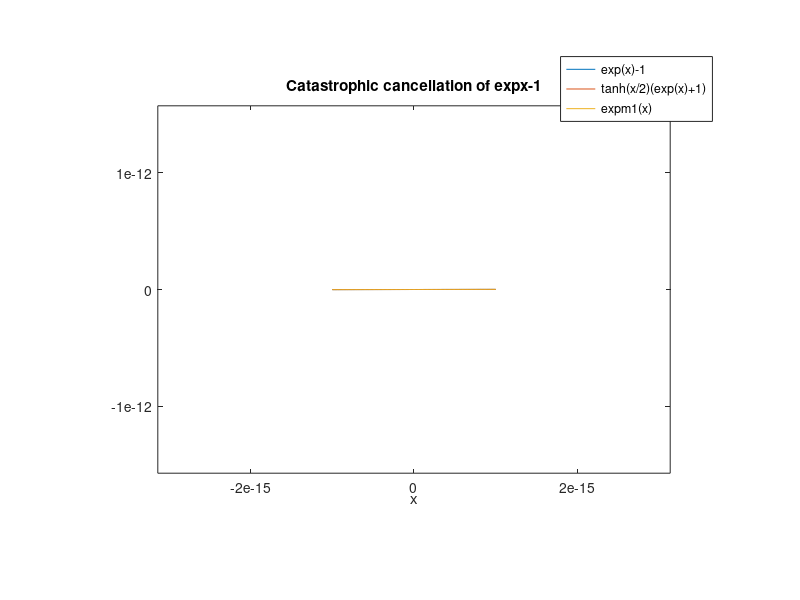
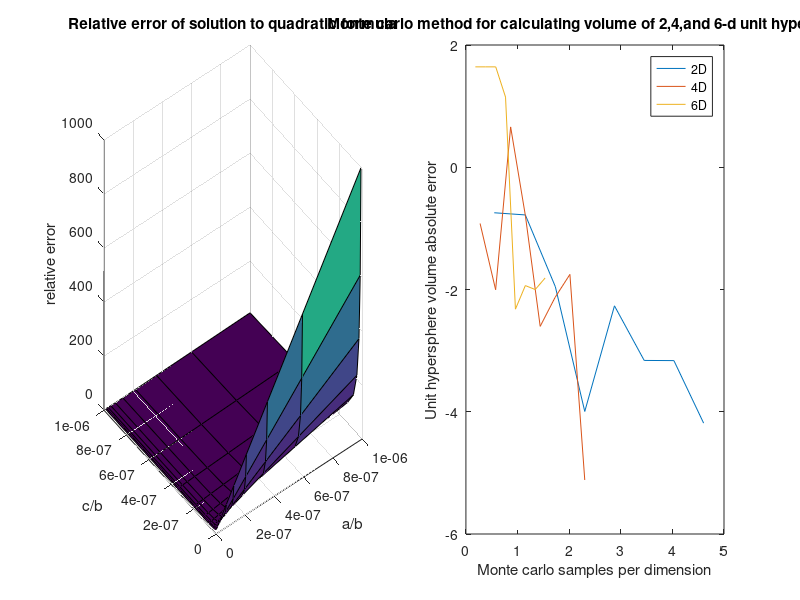

MATLAB code for these plots, in order:
%%  02/07, Victor Sellemi
%% catastrophic cancellation in function evaluations
%(1)(i): f(x) = 1 - cosx
x = [-4e-08:0.01e-08:4e-08]; %set the domain of the plot
y = 1 - cos(x); %evaluate 1-cosx at the domain
z = 2*(sin(x/2)).^2; %evaluate 2sin^2(x/2) at the domain
plot(x,y); hold on; %plot 1-cosx and keep the plot open
plot(x,z); %plot 2sin^2(x/2) on the same plot
legend('1-cos(x)', '2sin(x/2)^2','Location', 'NorthEast'); %add a legend
title('Catastrophic cancellation of 1-cosx'); xlabel('x'); %add titles
hold off;clear all;

%%  f(x) = 1 - expx 
x = [-1e-15:1e-17:1e-15]; %set the domain of the function
y = exp(x) - 1; %expx - 1
w = tanh(x/2).*(exp(x) + 1); %rewritten to avoid catastrophic cancellation
z = expm1(x); %z = exmp1(x), which is equivalent to above function w(x)
plot(x,y); hold on %plot of all three functions evaluated on domain
plot(x,w); hold on
plot(x,z);
axis([-1e-15 1e-15 -1.5e-15 1.5e-15]); %define axis bounds and labels
legend('exp(x)-1', 'tanh(x/2)(exp(x)+1)', 'expm1(x)', 'Location', 'NorthEast');
title('Catastrophic cancellation of expx-1'); xlabel('x') %add titles 
hold off; clear all;

%%  quadratic formula
a = 1; c = 0.5; %fix a and c values
b = round(10.^(6:0.25:8)); %set range of b values
x1 = (-b + sqrt(b.^2 - 4*a*c))/(2*a); %x1 solution based on quadratic form
x2 = (2*c)./(-b-sqrt(b.^2-4*a*c)); %avoid catastrophic cancellation
x = a*c*(b.^(-2)); %set x = ac/b^2
y = abs((x2 - x1)./(x2)); %relative error

%build figure with two plots
%Figure 1 (3-D): X~a/b, Y~b/c, Z = relative error
%Figure 2 (2-D): x = ac/b^2, y = relative error
X = logspace(-8,-6,10); Y = logspace(-8,-6,10); [X,Y] = meshgrid(X,Y);
X2 = (-2*Y)./(1+sqrt(1-(4*X.*Y)));
X1 = (-1./X)*0.5*(1-sqrt(1-(4*X.*Y)));
Z = abs((X1-X2)./X2);
figure %generate figure for the two plots
subplot(1,2,1); %add first plot
S = surf(X,Y,Z); xlabel('a/b'); ylabel('c/b'); zlabel('relative error');
title('Relative error of solution to quadratic formula');
subplot(1,2,2); %add second plot
plot(log(x),y); xlabel('ac/b^2'); ylabel('relative error');
title('Catastrophic cancellation in quadratic formula');
clear all; 

%% instability of iterative schemes to calculate powers of phi
close all;
phi = ((5^0.5) - 1)/2; %initial value of phi
i = 1:80; %vector of integers
phi_i(i) = phi.^i; %generate vector of powers of phi by multiplication
phi_j = []; %initialize powers of phi vector for iterative method
phi_j(1) = ((5^0.5) - 1)/2; %initialize first term phi^1
phi_j(2) = phi_j(1)^2; %initialize second term phi^2
for j = 2:79; %iterate for powers of phi from 3-80
    phi_j(j+1) = phi_j(j-1) - phi_j(j); %iteration scheme using previous powers of phi
end
plot(i,log(phi_i)); hold on %plot results using multiplication
plot(i,log(phi_j)); %plot results using iterative scheme
legend('multiplication', 'linear recursion'); %add legend
title('Instability of iterative methods for powers of phi'); %add title
xlabel('n'); ylabel('log phi^n'); % add axis labels
hold off;clear all;

%%  scaling of absolute error
%(i)forward and centered difference formulae for df/dx|x=0 with f(x)=exp(x)
gf_h = @(x) abs(((exp(x)-1)./x) - 1); %forward difference error function
gc_h = @(y) abs(((exp(y)-exp(-y))./(2.*y)) - 1); %centered difference error function
h = 1 * 10.^-(fliplr(0:0.5:10)); %vector of h values
error_fd = gf_h(h); %forward difference error evaluated on h
error_cd = gc_h(h); %centered difference error evaluated on h
plot(log(h),log(error_fd)); hold on %plot error on log-log plot
plot(log(h),log(error_cd));
%plot labels
legend('forward', 'centered');
xlabel('log of h'); ylabel('log of abs error d/dx|x=0 expx')
title('Absolute error of forward and centered difference formulas for d/dx expx at x=0');
hold off; clear all;

%% centered difference for second derivative at zero with f(x)=exp(x)
f = @(x) exp(1).^x; % f(x) = exp(x)
gc_h = @(h) abs(((f(h)-2*f(0)+f(-h))./(h.^2)) - 1); %abs error formula 
h = 10.^-(fliplr(1:8)); %h vector
y = gc_h(h); %error evaluated at h
plot(log(h),log(y)); %plot absolute error on log-log plot
%plot labels
ylabel('log of absolute error in d^2/dx^2 exp(x)');
xlabel('log of h');
title('Absolute error for centered difference formula for d^2/dx^2 exp(x)');
clear all;
%% trapezoidal & simpson's rules for integrating exp(x) from 0 to 1
f = @(x) exp(x); %f(x) = exp(x)
a = 0; b = 1; %set bounds of integration
%initialize arrays for loop
int_trapezoidal = []; int_simpsons = []; int_actual = []; abs_error =[];
X = [];

for j = 1:3; %loop over different values of N
    N = 10^(j); %set value of N for desired accuracy
    X(j) = log(N);
    h = 1/N; i = 1:(N-1); %set value of h based on N 
    %calculate integral estimates using trapezoid rule and simpsons rule
    int_trapezoidal(j) = (h/2)*(f(a) + 2*sum(f(a + i*h)) + f(b));
    int_simpsons(j) = (h/3)*(f(a) + 4*sum(f(a + h*i(1:2:end))) + 2*sum(f(a+h*i(2:2:end))) + f(b));
    int_actual = exp(b) - exp(a); %analytic result for the integral using FTC
    abs_error(j,1) = abs(int_trapezoidal(j) - int_actual); %absolute error array
    abs_error(j,2) = abs(int_simpsons(j) - int_actual);
end
Y = log(abs_error);
plot(X,Y(:,1)); hold on
plot(X,Y(:,2)); legend('trapezoid rule','simpsons rule');
xlabel('N'); ylabel('absolute error'); 
title('integrating exp(x) using trapezoid and simpsons rules');
hold off; clear all;

%% monte carlo method for integrating expx from 0 to 1
f = @(x) exp(x); %f(x) = exp(x)
abs_error = []; X = []; %initialize absolute error vector
for i = 1:13; %loop over different values of N
N = round(10^(2 + i*.25)); 
X(i) = N;
x = rand(1,N); %randomize the x component 
y = exp(1)*rand(1,N); %randomize the y component 
n_inside = sum(y < f(x)); %count the number of points that fall under the curve
estimate = (n_inside./N)*exp(1); %estimate the area underneath the curve
actual = exp(1) - 1; %evaluate the actual integral using FTC
abs_error(i) = abs(estimate - actual); %calculate the absolute error
Z(i) = 1/(N^0.5); %vector for f = 1/(N^0.5) to compare
end
Y = abs_error; 
plot(log(X),log(Y)); hold on; %plot the absolute error for various N
plot(log(X),log(Z),'--');
legend('monte carlo', 'N^-0.5');
title('Absolute error of monte carlo integration of exp(x) from 0 to 1');
ylabel('Absolute error'); xlabel('log(N)');
hold off; clear all;

%% volume of the 2,4,and 6-d unit hypersphere using Monte-Carlo
dim = [2,4,6]; %vector of dimensions
abs_error = []; %initialize array of absolute error
X = []; %initialize vector of X values for later plotting
for i = 1:8; %loop over N values
   N = round(10^(.5*i)); %set N to be an integer value ~ powers of 10
   X(i) = log(N);
   for k = 1:length(dim); %loop over the three dimension values
       x = -1 + 2*rand(N,dim(k)); %generate random dim dimension points
       r = sum((x.*x)'); %calculate the magnitudes of the random points
       n_inside = sum(r < 1); %count the number of points with r < 1
       V_estimate(k) = (n_inside/N)*(2^dim(k)); %generate volume estimate
   end
   V_actual = [pi, 0.5*pi^2, (1/6)*pi^3]; %actual volume values
   abs_error(i,1:3) = abs(V_estimate - V_actual); %calc. absolute error
end
Y = log(abs_error); %take natural log of abs_error values for plot
plot(X/2,Y(:,1)); hold on; %plot volume absolute error vs. samples/dim.
plot(X/4,Y(:,2)); hold on;
plot(X/6,Y(:,3)); hold on;
%plot labels
legend('2D', '4D', '6D');
xlabel('Monte carlo samples per dimension'); 
ylabel('Unit hypersphere volume absolute error');
title('Monte carlo method for calculating volume of 2,4,and 6-d unit hypersphere');
hold off; clear all;